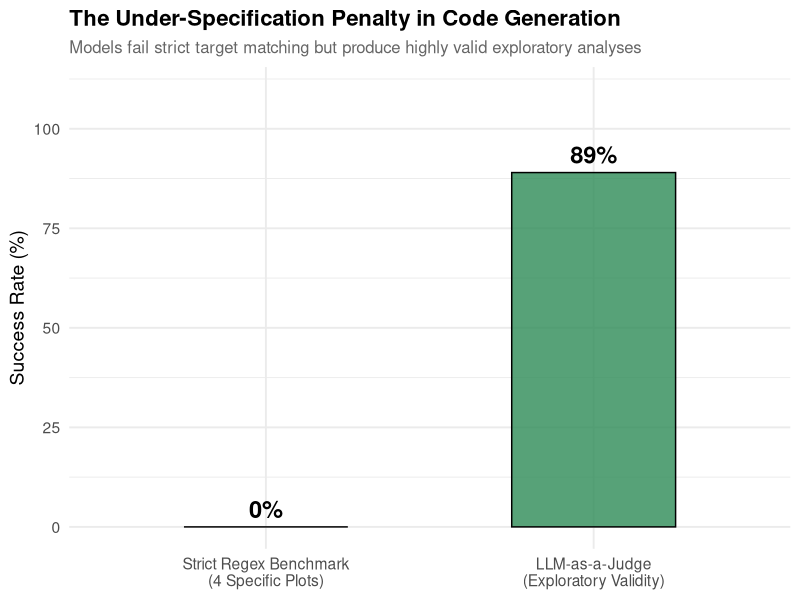
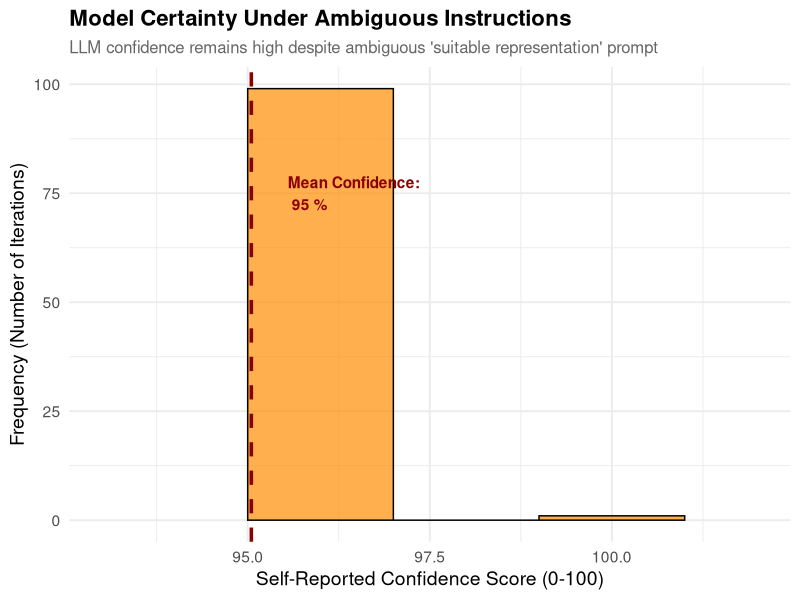

Recreate these plots in R, in order.
library(ggplot2)
library(dplyr)

dataset_viz <- read.csv("Definitive_Dataset_CoT_Task1_2.csv", sep = ";")

theme_set(theme_minimal(base_size = 14) + 
          theme(plot.title = element_text(face = "bold", size = 16),
                plot.subtitle = element_text(color = "grey40", size = 12)))

# PLOT 1: THE EVALUATION GAP 
gap_data_viz <- data.frame(
  Evaluation_Method = factor(
    c("Strict Regex Benchmark\n(4 Specific Plots)", "LLM-as-a-Judge\n(Exploratory Validity)"),
    levels = c("Strict Regex Benchmark\n(4 Specific Plots)", "LLM-as-a-Judge\n(Exploratory Validity)")
  ),
  Success_Rate = c(
    mean(dataset_viz$Pass_Rate_Strict == "TRUE") * 100, 
    mean(dataset_viz$LLM_Judge_Score >= 4) * 100 
  )
)

plot_gap_viz <- ggplot(gap_data_viz, aes(x = Evaluation_Method, y = Success_Rate, fill = Evaluation_Method)) +
  geom_bar(stat = "identity", color = "black", width = 0.5, alpha = 0.8) +
  geom_text(aes(label = paste0(round(Success_Rate, 1), "%")), vjust = -0.5, size = 6, fontface = "bold") +
  scale_fill_manual(values = c("tomato", "seagreen")) +
  scale_y_continuous(limits = c(0, 110), breaks = seq(0, 100, by = 25)) +
  labs(
    title = "The Under-Specification Penalty in Code Generation",
    subtitle = "Models fail strict target matching but produce highly valid exploratory analyses",
    x = NULL,
    y = "Success Rate (%)"
  ) +
  theme(legend.position = "none")

# PLOT 2: CONFIDENCE DISTRIBUTION  
mean_conf_viz <- mean(dataset_viz$Confidence_Score, na.rm = TRUE)

plot_confidence_viz <- ggplot(dataset_viz, aes(x = Confidence_Score)) +
  geom_histogram(binwidth = 2, fill = "darkorange", color = "black", alpha = 0.7) +
  geom_vline(xintercept = mean_conf_viz, color = "darkred", linetype = "dashed", linewidth = 1.2) +
  annotate("text", x = mean_conf_viz + 0.5, y = 75, 
           label = paste("Mean Confidence:\n", round(mean_conf_viz, 1), "%"), 
           color = "darkred", fontface = "bold", hjust = 0) +
  coord_cartesian(xlim = c(min(dataset_viz$Confidence_Score, na.rm=TRUE) - 2, 102)) +
  labs(
    title = "Model Certainty Under Ambiguous Instructions",
    subtitle = "LLM confidence remains high despite ambiguous 'suitable representation' prompt",
    x = "Self-Reported Confidence Score (0-100)",
    y = "Frequency (Number of Iterations)"
  )

ggsave("Plot_1_Evaluation_Gap.png", plot = plot_gap_viz, width = 9, height = 6, dpi = 300)
ggsave("Plot_2_Confidence_Distribution.png", plot = plot_confidence_viz, width = 9, height = 6, dpi = 300)
